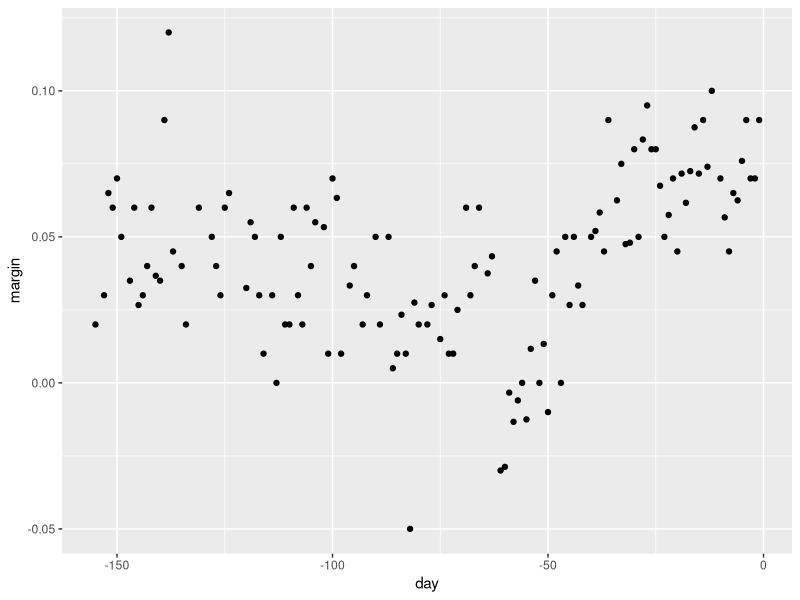
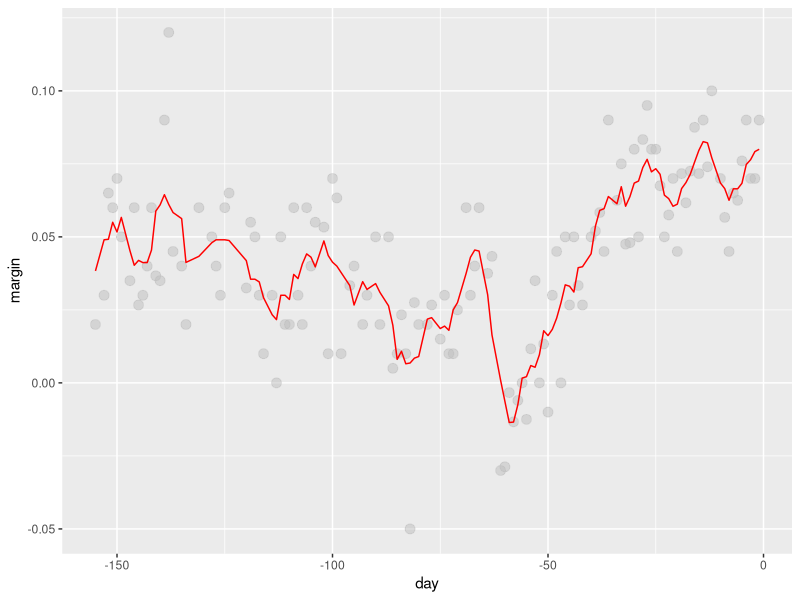
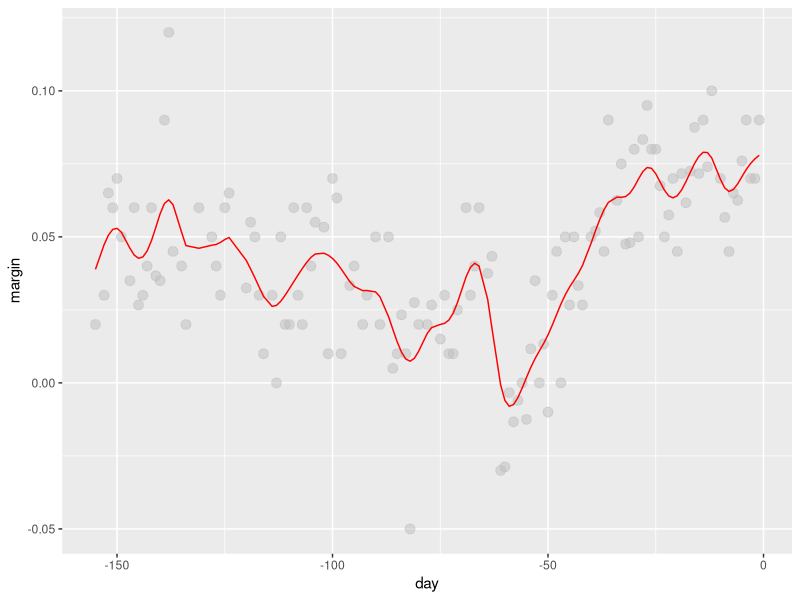
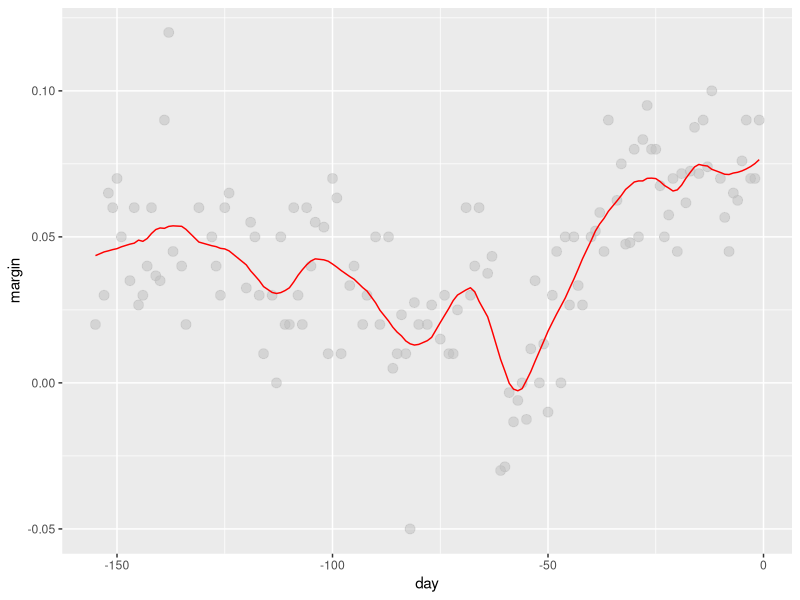
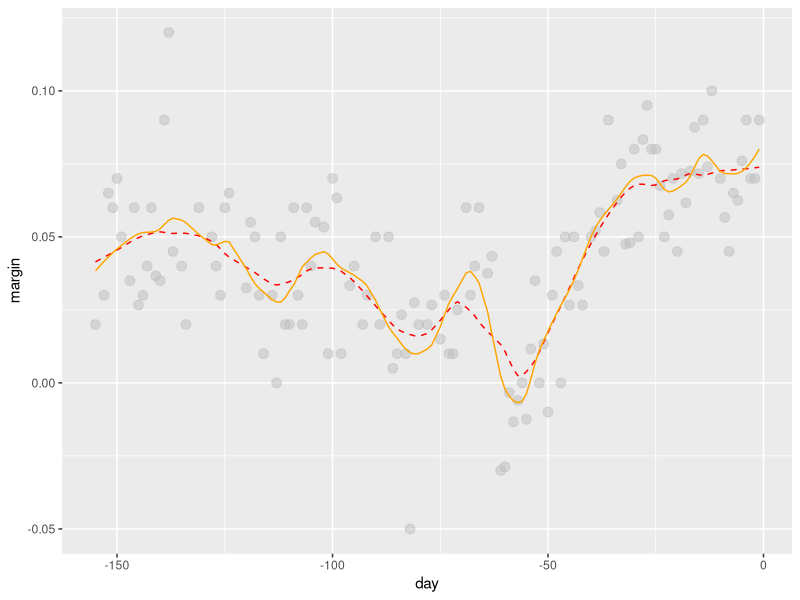
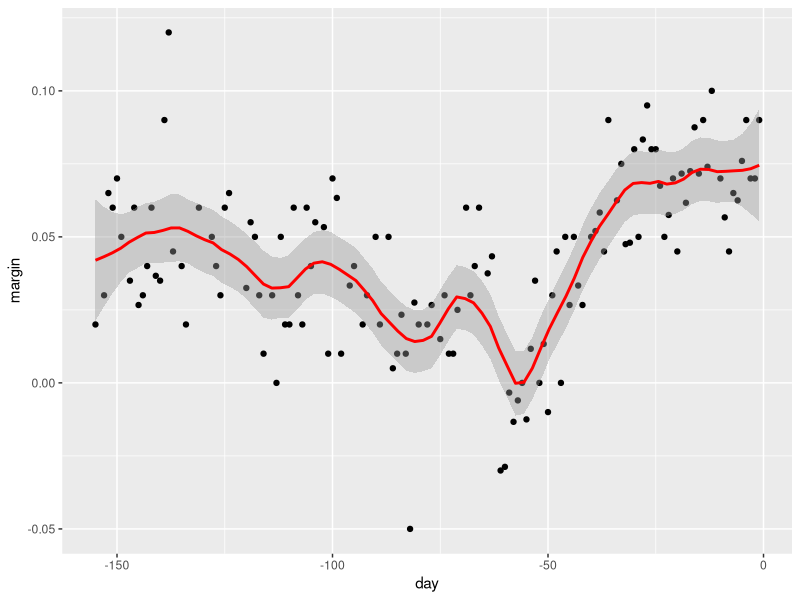
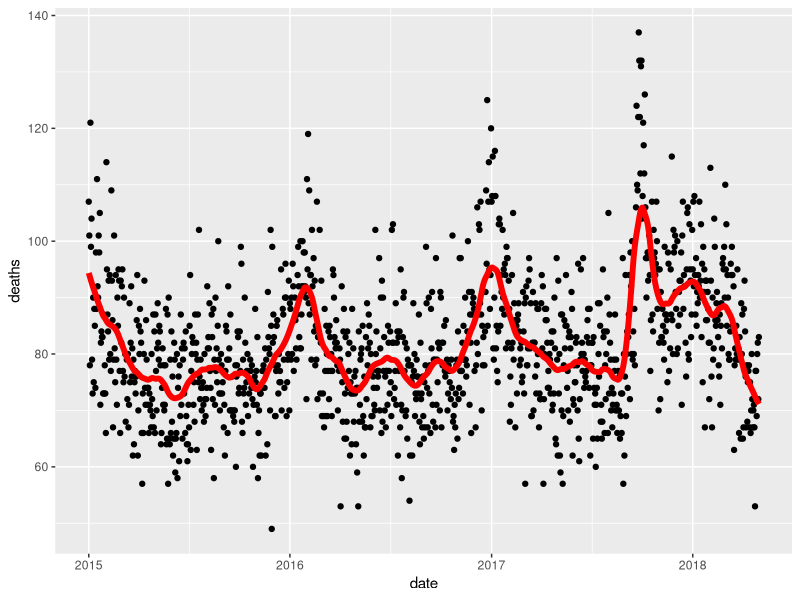
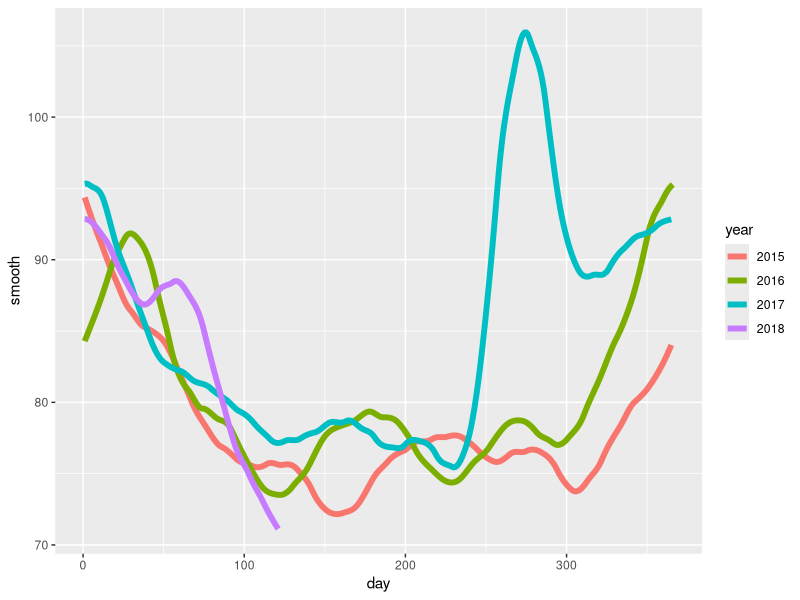

Reproduce these figures in R, in order.
library(tidyverse)
library(dslabs)
data("polls_2008")
qplot(day, margin, data = polls_2008)

# bin smoothers
span <- 7 
fit <- with(polls_2008,ksmooth(day, margin, x.points = day, kernel="box", bandwidth =span))
polls_2008 %>% mutate(smooth = fit$y) %>%
  ggplot(aes(day, margin)) +
  geom_point(size = 3, alpha = .5, color = "grey") + 
  geom_line(aes(day, smooth), color="red")

# kernel
span <- 7
fit <- with(polls_2008, ksmooth(day, margin,  x.points = day, kernel="normal", bandwidth = span))
polls_2008 %>% mutate(smooth = fit$y) %>%
  ggplot(aes(day, margin)) +
  geom_point(size = 3, alpha = .5, color = "grey") + 
  geom_line(aes(day, smooth), color="red")

# loess
total_days <- diff(range(polls_2008$day))
span <- 21/total_days
fit <- loess(margin ~ day, degree=1, span = span, data=polls_2008)
polls_2008 %>% mutate(smooth = fit$fitted) %>%
  ggplot(aes(day, margin)) +
  geom_point(size = 3, alpha = .5, color = "grey") +
  geom_line(aes(day, smooth), color="red")

# loess - fitting lines and parabolas
total_days <- diff(range(polls_2008$day))
span <- 28/total_days
fit_1 <- loess(margin ~ day, degree=1, span = span, data=polls_2008)
fit_2 <- loess(margin ~ day, span = span, data=polls_2008)
polls_2008 %>% mutate(smooth_1 = fit_1$fitted, smooth_2 = fit_2$fitted) %>%
  ggplot(aes(day, margin)) +
  geom_point(size = 3, alpha = .5, color = "grey") +
  geom_line(aes(day, smooth_1), color="red", lty = 2) +
  geom_line(aes(day, smooth_2), color="orange", lty = 1) 

# smoothing in ggplot
polls_2008 %>% ggplot(aes(day, margin)) +
  geom_point() + 
  geom_smooth(color="red", span = 0.15, method = "loess", method.args = list(degree=1))


library(tidyverse)
library(lubridate)
library(purrr)
library(pdftools)

fn <- system.file("extdata", "RD-Mortality-Report_2015-18-180531.pdf", package="dslabs")
dat <- map_df(str_split(pdf_text(fn), "\n"), function(s){
  s <- str_trim(s)
  header_index <- str_which(s, "2015")[1]
  tmp <- str_split(s[header_index], "\\s+", simplify = TRUE)
  month <- tmp[1]
  header <- tmp[-1]
  tail_index  <- str_which(s, "Total")
  n <- str_count(s, "\\d+")
  out <- c(1:header_index, which(n==1), which(n>=28), tail_index:length(s))
  s[-out] %>%
    str_remove_all("[^\\d\\s]") %>%
    str_trim() %>%
    str_split_fixed("\\s+", n = 6) %>%
    .[,1:5] %>%
    as_data_frame() %>% 
    setNames(c("day", header)) %>%
    mutate(month = month,
           day = as.numeric(day)) %>%
    gather(year, deaths, -c(day, month)) %>%
    mutate(deaths = as.numeric(deaths))
}) %>%
  mutate(month = recode(month, "JAN" = 1, "FEB" = 2, "MAR" = 3, "APR" = 4, "MAY" = 5, "JUN" = 6, 
                        "JUL" = 7, "AGO" = 8, "SEP" = 9, "OCT" = 10, "NOV" = 11, "DEC" = 12)) %>%
  mutate(date = make_date(year, month, day)) %>%
  dplyr::filter(date <= "2018-05-01")

span <- 60 / as.numeric(diff(range(dat$date)))
fit <- dat %>% mutate(x = as.numeric(date)) %>% loess(deaths ~ x, data = ., span = span, degree = 1)
dat %>% mutate(smooth = predict(fit, as.numeric(date))) %>%
  ggplot() +
  geom_point(aes(date, deaths)) +
  geom_line(aes(date, smooth), lwd = 2, col = "red")

dat %>% 
  mutate(smooth = predict(fit, as.numeric(date)), day = yday(date), year = as.character(year(date))) %>%
  ggplot(aes(day, smooth, col = year)) +
  geom_line(lwd = 2)

library(broom)
mnist_27$train %>% glm(y ~ x_2, family = "binomial", data = .) %>% tidy()

qplot(x_2, y, data = mnist_27$train)

mnist_27$train %>% 
  mutate(y = ifelse(y=="7", 1, 0)) %>%
  ggplot(aes(x_2, y)) + 
  geom_smooth(method = "loess")
